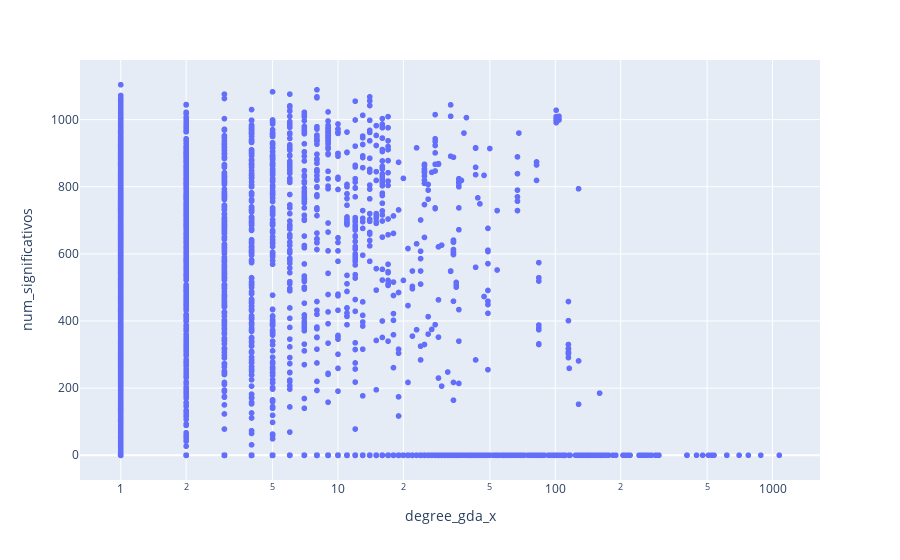

Notebook code for this chart:
### Code cell
fig = px.scatter(diseases_merged,x="degree_gda_x",y="num_significativos",log_x=True)
fig.show()

### Figure 1 — Plotly figure (JSON) as saved in the notebook; plotly's stock layout.template omitted (floating-point values rounded to 4 significant figures; data arrays with more than 128 entries replaced by an {"elided": "..."} marker saying what was removed)
{"data": [{"hovertemplate": "degree_gda_x=%{x}<br>num_significativos=%{y}<extra></extra>", "legendgroup": "", "marker": {"color": "#636efa", "symbol": "circle"}, "mode": "markers", "name": "", "showlegend": false, "type": "scattergl", "x": {"elided": "16079 int values"}, "xaxis": "x", "y": {"elided": "16079 int values"}, "yaxis": "y"}], "layout": {"legend": {"tracegroupgap": 0}, "margin": {"t": 60}, "xaxis": {"anchor": "y", "domain": [0, 1], "title": {"text": "degree_gda_x"}, "type": "log"}, "yaxis": {"anchor": "x", "domain": [0, 1], "title": {"text": "num_significativos"}}}}
